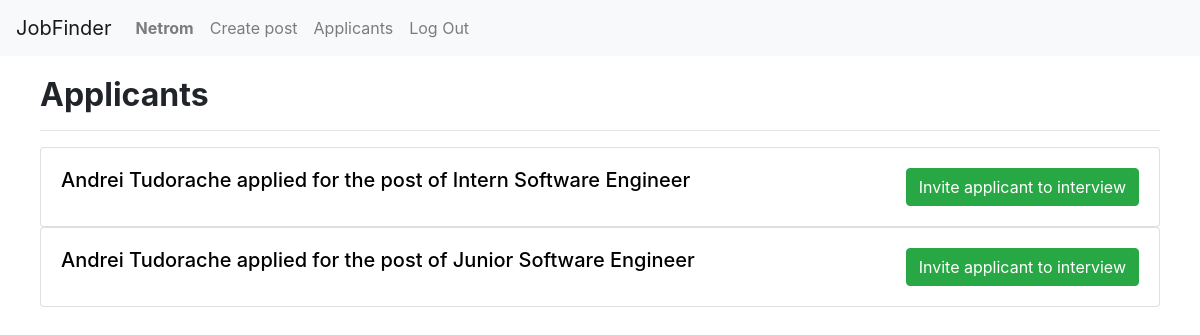
Screenshot of /applicants (signed in) with the database file from the repository.
### JobFinderApp/models.py (models this page shows, shortened)
class User(AbstractUser):
    description = models.CharField(max_length=500, blank=True, null=True)
    birth_date = models.DateField(blank=True, null=True)
    field = models.CharField(max_length=500, blank=True, null=True)
    is_company = models.BooleanField(default=False)
    location = models.CharField(max_length=100, blank=True, null=True)
    link_to_location = models.CharField(max_length=200, blank=True, null=True)
    class Meta:
        ordering = ['-id']

class Job(models.Model):
    user = models.ForeignKey(User, on_delete=models.CASCADE, related_name="job_posts")
    applicants = models.ManyToManyField(User, related_name="applications", blank=True)
    title = models.CharField(max_length=50)
    level = models.CharField(max_length=50)
    description = models.TextField(max_length=2000)
    requirements = models.TextField(max_length=1500)
    compensation = models.TextField(max_length=1500, default="None")
    field = models.CharField(max_length=500, blank=True, null=True)
    class Meta:
        ordering = ['-id']

### JobFinderApp/views.py (the view)
# urls.py: path("applicants", views.applicants, name="applicants"),
def applicants(request):
    if request.user.is_company:
        return render(request, "JobFinderApp/applicants.html", {
            "posts": Job.objects.filter(user = request.user)
        })

### JobFinderApp/templates/JobFinderApp/applicants.html (shortened to what this page needs)
{% extends "JobFinderApp/layout.html" %}
{% load static %}
{% block body %}
    <div class="container-fluid" style="padding: 20px 40px">
        <h2><strong>Applicants</strong></h2>
        <hr>
        {% for post in posts %}
            {% for applicant in post.applicants.all %}
                <a href="{% url 'profile' applicant.username %}" style="text-decoration: none; color: black;">
                    <div class="card post">
                        <div class="card-body">
                            <button id="btn_{{ post.id }}_{{ applicant.id }}" data-id="{{ post.id }}_{{ applicant.id }}" class="btn btn-success" style="float: right">Invite applicant to interview</button>
                            <h5 class="card-title mb-0">{{ applicant.first_name }} {{ applicant.last_name}} applied for the post of {{ post.title }}</h5>
                        </div>
                    </div>
                </a>
            {% endfor %}
        {% endfor %}
    </div>
{% endblock %}

### JobFinderApp/templates/JobFinderApp/layout.html (shortened to what this page needs)
{% load static %}
<!DOCTYPE html>
<html lang="en">
    <head>
        <link rel="stylesheet" href="https://stackpath.bootstrapcdn.com/bootstrap/4.4.1/css/bootstrap.min.css">
        <link href="{% static 'JobFinderApp/styles.css' %}" rel="stylesheet">
    </head>
    <body>
        <nav class="navbar navbar-expand-lg navbar-light bg-light">
            <a class="navbar-brand" href="{% url 'index' %}">JobFinder</a>
            <div class="collapse navbar-collapse" id="navbarNav">
              <ul class="navbar-nav mr-auto">
                {% if request.user.is_authenticated %}
                    <li class="nav-item">
                        <a class="nav-link" href="{% url 'profile' request.user.username %}"><strong>{{ request.user.username }}</strong></a>
                    </li>
                    {% if request.user.is_company %}
                        <li class="nav-item">
                            <a class="nav-link" href="{% url 'create_post' %}">Create post</a>
                        </li>
                        <li class="nav-item">
                            <a class="nav-link" href="{% url 'applicants' %}">Applicants</a>
                        </li>
                    {% else %}
                        <li class="nav-item">
                            <a class="nav-link" href="{% url 'interviews' %}">Interviews</a>
                        </li>
                    {% endif %}
                    <li class="nav-item">
                        <a class="nav-link" href="{% url 'logout' %}">Log Out</a>
                    </li>
                {% endif %}
              </ul>
            </div>
          </nav>
        {% block body %}
        {% endblock %}
    </body>
</html>

### rows the page displays
User: user.username "Netrom"
Job: title "Intern Software Engineer"
User: first_name "Andrei", last_name "Tudorache"
Job: title "Junior Software Engineer"
